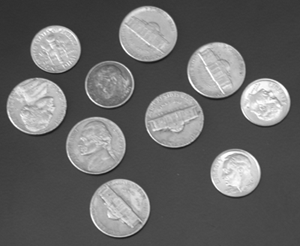
#> input picture P5_EdgeEnhancement/coins.png, 300 x 246 px, found by its file name
$ python P5_EdgeEnhancement_Using_Inbuilt_fn.py
#> lines starting #> are read from the running program, lines starting #| are printed output that depends on the picture; after the words box and inside, x2 and y2 are one past the last pixel; in counts of white or black regions, pixels touching at a corner belong together
import cv2
import numpy as np

# read image as grayscale
img = cv2.imread('P5_EdgeEnhancement/coins.png', cv2.IMREAD_GRAYSCALE)
#> img is the input picture: shape (246, 300); min 23, max 255, mean 103

cv2.imshow('',img)
edges = cv2.Canny(img, 200, 200)
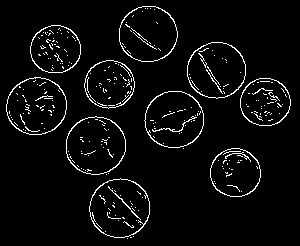
#> edges: shape (246, 300); 4.5% white in thin lines or dots, all inside (x1, y1, x2, y2) = (6, 6, 291, 239)

cv2.imwrite("P5_EdgeEnhancement/Result/coins_edges.png", edges)


cv2.imshow("coins_edges", edges)
cv2.waitKey(0)
